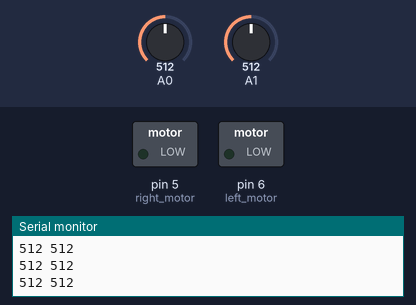
This sketch was run on a simulated Arduino Uno, built with avr-gcc and run on an emulated ATmega328P. On the bench: switched loads named in the sketch (green lamp = pin HIGH), the last lines printed to the serial monitor. The inputs (shaded band) are chosen by the test bench; at power-on: A0 = 512, A1 = 512.

Above: at 1.2 s.
1.3 s: A0 set to 531
At 1.7 s:
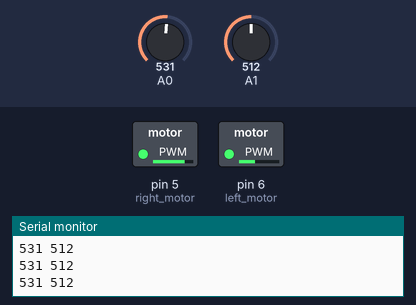
2.8 s: A1 set to 529
At 3.1 s:
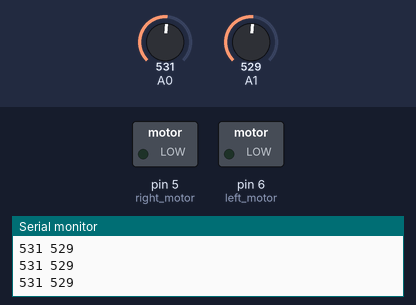
4.3 s: A0 set to 511
At 4.6 s:
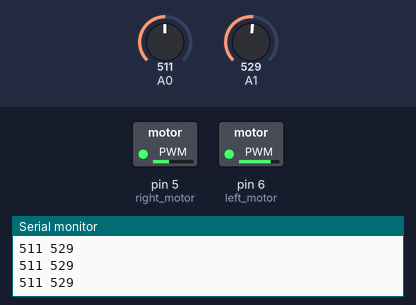
5.8 s: A0 set to 716
At 7.0 s:
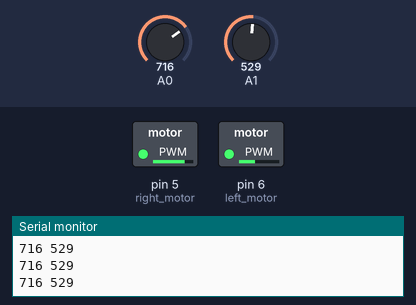
7.3 s: A0 set to 306
At 8.7 s:
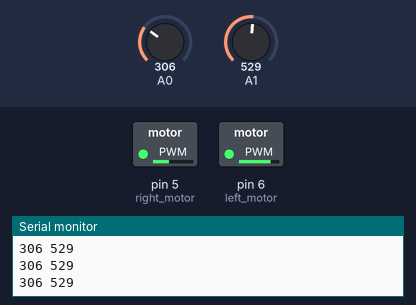
Timing chart, 0 to 9.8 s (numbered marks = the images above; inputs shaded):
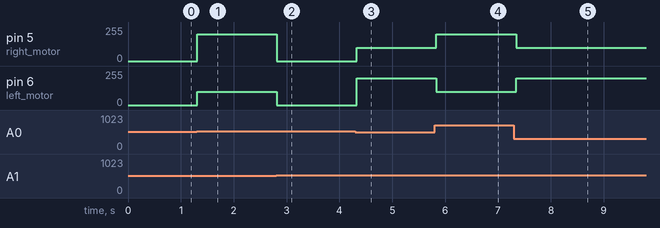

Measured:
- the behaviour switches between 514 and 515 on A0 (found by bisection; images 0 and 1)
- the behaviour switches between 528 and 529 on A1 (found by bisection; images 1 and 2)
- after the input at 1.3 s, pin 5 (right_motor): 0/255 → 200/255 at once; pin 6 (left_motor): 0/255 → 100/255 at once
- after the input at 2.8 s, pin 5 (right_motor): 200/255 → 0/255 at once; pin 6 (left_motor): 100/255 → 0/255 at once
- after the input at 4.3 s, pin 5 (right_motor): 0/255 → 100/255 at once; pin 6 (left_motor): 0/255 → 200/255 at once
- after the input at 5.8 s, pin 5 (right_motor): 100/255 → 200/255 at once; pin 6 (left_motor): 200/255 → 100/255 at once
- after the input at 7.3 s, pin 5 (right_motor): 200/255 → 100/255 at once; pin 6 (left_motor): 100/255 → 200/255 at once

The sketch:

lightSeeking.ino
```cpp
void setup() {
//Initialise pin modes and serial
pinMode(A0, INPUT);
pinMode(A1, INPUT);

pinMode(6,OUTPUT);  // left motor
pinMode(5,OUTPUT);    // right motor
Serial.begin(9600);
}

void loop() {
//Read both input voltages
int VA0 = analogRead(A0);
int VA1 = analogRead(A1);
//Write ADC values to serial
Serial.print(VA0);   // VA0(left) is between 0 and 1015
Serial.write(' ');
Serial.println(VA1);
if((VA0-VA1)>2)
{
  analogWrite(6,100);
  analogWrite(5,200);
}
else if((VA1-VA0)>2)
{
  analogWrite(5,100);//VA1*255/1023
  analogWrite(6,200);
}
else
{
  analogWrite(5,0);
  analogWrite(6,0);
}
//Pause before next calculation
delay(100);
}
```
